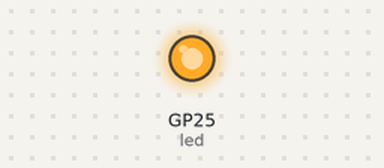
This program was run on a simulated Raspberry Pi Pico running MicroPython. Shown: output pins drawn as LEDs (lit = HIGH). What the program prints to the serial console is not drawn.

Above: at 0.1 s.
Timing chart, 0 to 1.6 s (numbered marks = the images above):
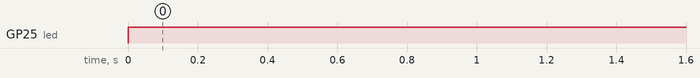

Measured:
- by itself, GP25 (led): LOW → HIGH at 0.00 s

The program:

sensor.py
```python
import time
from machine import Pin

# Set up variables
check_interval_sec = 0.25
door_sensor = Pin(0, Pin.IN, Pin.PULL_UP)

# Pico LED
led = Pin(25, Pin.OUT)
# Pico W LED
#led = machine.Pin("LED", machine.Pin.OUT)

# Initial value for the sensor
sensor_value = None

# Main loop
while True:
    old_value = sensor_value
    sensor_value = door_sensor.value()

    # Garage door is open.
    if sensor_value == 1:
        if old_value != sensor_value:
            print('Garage door is open.')
        led.on()

    # Garage door is closed.
    elif sensor_value == 0:
        if old_value != sensor_value:
            print('Garage door is closed.')
        led.off()

    time.sleep(check_interval_sec)
```
